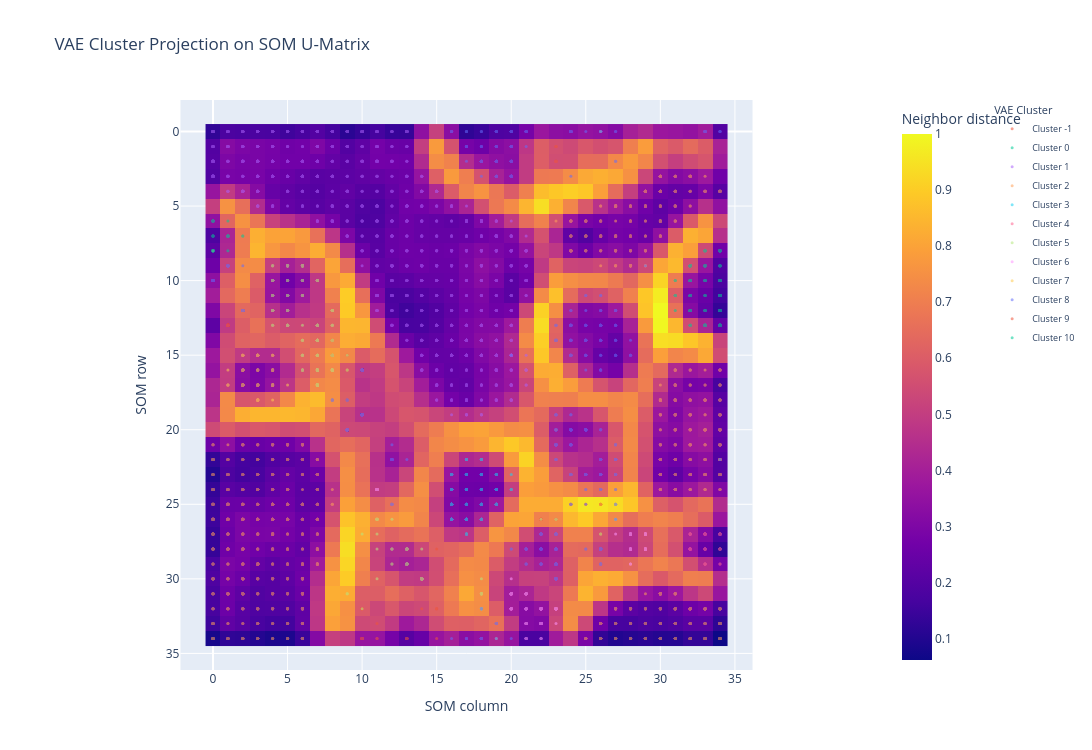

Here is the notebook cell this chart was saved with:
### Markdown cell above
## VAE SOM projection + save

### Code cell
# Merge VAE cluster labels with SOM coordinates

vae_som_projection = som_patient_map.merge(
    vae_clusters[["patientunitstayid", "cluster"]],
    on="patientunitstayid",
    how="inner"
)

# Plot VAE clusters on the SOM U-Matrix

fig = px.imshow(
    u_matrix,
    labels=dict(
        x="SOM column",
        y="SOM row",
        color="Neighbor distance"
    ),
    title="VAE Cluster Projection on SOM U-Matrix",
    aspect="equal"
)

for cluster_id in sorted(vae_som_projection["cluster"].unique()):
    subset = vae_som_projection[
        vae_som_projection["cluster"] == cluster_id
    ]

    fig.add_trace(
        go.Scatter(
            x=subset["som_col"],
            y=subset["som_row"],
            mode="markers",
            name=f"Cluster {cluster_id}",
            marker=dict(size=3),
            opacity=0.55
        )
    )

fig.update_layout(
    width=1100,
    height=750,
    legend=dict(
        title="VAE Cluster",
        x=1.18,
        y=1,
        font=dict(size=9)
    )
)

fig.update_coloraxes(
    colorbar=dict(
        title="Neighbor distance",
        x=1.05
    )
)

fig.show()

# Save interactive plot

fig.write_html(
    PLOTS_DIR / "vae_som_projection.html"
)

print("Saved:", PLOTS_DIR / "vae_som_projection.html")

### Figure 1 — Plotly figure (JSON) as saved in the notebook; plotly's stock layout.template omitted (floating-point values rounded to 4 significant figures; data arrays with more than 128 entries replaced by an {"elided": "..."} marker saying what was removed)
{"data": [{"coloraxis": "coloraxis", "hovertemplate": "SOM column: %{x}<br>SOM row: %{y}<br>Neighbor distance: %{z}<extra></extra>", "name": "0", "type": "heatmap", "xaxis": "x", "yaxis": "y", "z": {"elided": "35x35 float values"}}, {"marker": {"size": 3}, "mode": "markers", "name": "Cluster -1", "opacity": 0.55, "type": "scatter", "x": [10, 15, 15, 10, 15, 13, 23, 13, 13, 13, 15, 23, 13, 15, 13, 10, 10, 23, 10, 13, 13, 23, 23, 23, 10, 10, 10, 23, 10, 10, 10, 10, 10, 10, 10, 13, 26, 10, 10, 25, 10, 26, 10, 10, 10, 10, 10, 10, 10, 8, 9, 8, 10, 10, 8, 10, 23, 26, 22, 26, 23, 26, 10, 23, 10, 25, 10, 13, 10, 10, 22, 10, 23, 23, 22, 23, 22, 22, 22, 24, 22, 22, 24, 22, 22, 9, 23, 10, 10, 10, 10, 10, 10, 9, 8, 9, 23, 9, 8, 8, 8, 8, 8, 11, 14, 8, 11, 11, 10, 10, 10], "y": [32, 28, 32, 32, 32, 34, 1, 34, 34, 34, 34, 2, 34, 32, 34, 32, 32, 1, 32, 34, 34, 2, 2, 2, 34, 34, 32, 1, 34, 34, 34, 34, 34, 34, 32, 34, 25, 34, 34, 25, 34, 25, 34, 34, 34, 34, 34, 34, 34, 14, 15, 15, 34, 34, 14, 32, 2, 27, 26, 25, 26, 25, 34, 26, 34, 25, 32, 34, 34, 34, 26, 34, 26, 26, 26, 26, 26, 26, 26, 25, 26, 26, 25, 26, 26, 18, 26, 34, 34, 34, 34, 32, 34, 16, 15, 16, 20, 15, 15, 15, 15, 14, 15, 34, 32, 14, 33, 34, 34, 34, 34]}, {"marker": {"size": 3}, "mode": "markers", "name": "Cluster 0", "opacity": 0.55, "type": "scatter", "x": {"elided": "360 int values"}, "y": {"elided": "360 int values"}}, {"marker": {"size": 3}, "mode": "markers", "name": "Cluster 1", "opacity": 0.55, "type": "scatter", "x": {"elided": "2060 int values"}, "y": {"elided": "2060 int values"}}, {"marker": {"size": 3}, "mode": "markers", "name": "Cluster 2", "opacity": 0.55, "type": "scatter", "x": {"elided": "2128 int values"}, "y": {"elided": "2128 int values"}}, {"marker": {"size": 3}, "mode": "markers", "name": "Cluster 3", "opacity": 0.55, "type": "scatter", "x": {"elided": "345 int values"}, "y": {"elided": "345 int values"}}, {"marker": {"size": 3}, "mode": "markers", "name": "Cluster 4", "opacity": 0.55, "type": "scatter", "x": [33, 33, 33, 34, 32, 33, 33, 32, 34, 33, 34, 32, 32, 32, 32, 33, 33, 33, 34, 34, 33, 34, 34, 32, 34, 32, 33, 34, 33, 32, 33, 34, 34, 33, 34, 34, 32, 33, 34, 33, 34, 34, 32, 34, 33, 33, 33, 34, 32, 34, 34, 33, 34, 34, 32, 32, 33, 34, 34, 32, 33, 34, 32, 33, 34, 32, 32, 32, 32, 34, 34, 33, 33, 34, 33, 34, 34, 33, 34, 32, 34, 34, 33, 33, 34, 33, 33], "y": [27, 29, 28, 29, 28, 28, 29, 28, 27, 27, 27, 27, 28, 28, 28, 27, 28, 27, 28, 27, 27, 28, 27, 28, 28, 28, 27, 27, 28, 28, 27, 27, 27, 28, 28, 27, 28, 27, 27, 28, 28, 27, 28, 27, 27, 27, 27, 27, 28, 27, 28, 27, 27, 28, 28, 27, 29, 27, 28, 28, 27, 28, 27, 27, 27, 28, 27, 27, 27, 27, 27, 28, 28, 27, 28, 27, 28, 29, 28, 28, 27, 29, 27, 27, 27, 27, 27]}, {"marker": {"size": 3}, "mode": "markers", "name": "Cluster 5", "opacity": 0.55, "type": "scatter", "x": {"elided": "454 int values"}, "y": {"elided": "454 int values"}}, {"marker": {"size": 3}, "mode": "markers", "name": "Cluster 6", "opacity": 0.55, "type": "scatter", "x": {"elided": "321 int values"}, "y": {"elided": "321 int values"}}, {"marker": {"size": 3}, "mode": "markers", "name": "Cluster 7", "opacity": 0.55, "type": "scatter", "x": {"elided": "170 int values"}, "y": {"elided": "170 int values"}}, {"marker": {"size": 3}, "mode": "markers", "name": "Cluster 8", "opacity": 0.55, "type": "scatter", "x": {"elided": "1496 int values"}, "y": {"elided": "1496 int values"}}, {"marker": {"size": 3}, "mode": "markers", "name": "Cluster 9", "opacity": 0.55, "type": "scatter", "x": [1, 1, 1, 1, 1, 1, 1, 1, 1, 1, 1, 1, 1, 1, 1, 1, 1, 1, 1, 1, 1, 1, 1, 1, 1, 1, 1, 1, 1, 1, 1, 1, 1, 1, 1, 1, 1, 1, 1, 1, 1, 1, 1, 1, 1, 1, 1, 1, 1, 1, 1, 1, 1, 1, 1, 1, 1, 1, 1, 1, 1], "y": [13, 13, 13, 13, 13, 13, 13, 13, 13, 13, 13, 13, 13, 13, 13, 13, 13, 13, 13, 13, 13, 13, 13, 13, 13, 13, 13, 13, 13, 13, 13, 13, 13, 13, 13, 13, 13, 13, 13, 13, 13, 13, 13, 13, 13, 13, 13, 13, 13, 13, 13, 13, 13, 13, 13, 13, 13, 13, 13, 13, 13]}, {"marker": {"size": 3}, "mode": "markers", "name": "Cluster 10", "opacity": 0.55, "type": "scatter", "x": [1, 0, 1, 0, 0, 0, 0, 0, 0, 1, 0, 0, 0, 0, 0, 1, 0, 0, 0, 0, 1, 1, 1, 1, 2, 1, 1, 0, 0, 0, 0, 0, 1, 0, 0, 0, 1, 0, 0, 0, 0, 0, 0, 0, 0, 0, 0, 0, 0, 2, 0, 0, 1, 0, 0], "y": [7, 8, 7, 6, 6, 8, 8, 8, 7, 7, 8, 7, 7, 8, 7, 7, 8, 8, 8, 8, 7, 6, 7, 7, 7, 7, 7, 8, 8, 8, 8, 8, 7, 8, 8, 8, 8, 6, 8, 8, 6, 8, 7, 8, 6, 6, 8, 6, 8, 7, 8, 6, 7, 8, 8]}], "layout": {"coloraxis": {"colorbar": {"title": {"text": "Neighbor distance"}, "x": 1.05}, "colorscale": [[0, "#0d0887"], [0.1111, "#46039f"], [0.2222, "#7201a8"], [0.3333, "#9c179e"], [0.4444, "#bd3786"], [0.5556, "#d8576b"], [0.6667, "#ed7953"], [0.7778, "#fb9f3a"], [0.8889, "#fdca26"], [1, "#f0f921"]]}, "height": 750, "legend": {"font": {"size": 9}, "title": {"text": "VAE Cluster"}, "x": 1.18, "y": 1}, "title": {"text": "VAE Cluster Projection on SOM U-Matrix"}, "width": 1100, "xaxis": {"anchor": "y", "constrain": "domain", "domain": [0, 1], "scaleanchor": "y", "title": {"text": "SOM column"}}, "yaxis": {"anchor": "x", "autorange": "reversed", "constrain": "domain", "domain": [0, 1], "title": {"text": "SOM row"}}}}
